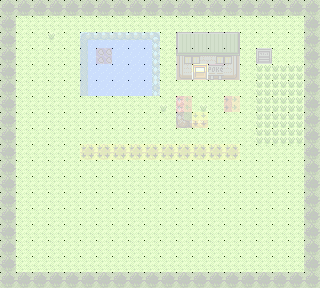

A 2D game scene composited from a Tiled map and its tileset images. What follows is a short description and the map's XML, with each tile layer's data collapsed to a summary:
An orthogonal 40x36 tile map with 8x8 px tiles, 3 tile layers (ground, collision, grid), 3 tilesets and 4 objects.

<map version="1.10" tiledversion="1.11.2" orientation="orthogonal" renderorder="right-down" width="40" height="36" tilewidth="8" tileheight="8" infinite="0" nextlayerid="7" nextobjectid="6">
 <editorsettings>
  <export target="inside.lua" format="lua" />
 </editorsettings>
 <tileset firstgid="1" name="world" tilewidth="8" tileheight="8" tilecount="288" columns="48">
  <image source="sprites/Tileset1 (Day).png" width="384" height="48" />
 </tileset>
 <tileset firstgid="289" source="collision.tsx" />
 <tileset firstgid="297" source="grid.tsx" />
 <layer id="1" name="ground" width="40" height="36">
  <data>[1440 cells, 1440 non-empty, 64 distinct tile ids]</data>
 </layer>
 <objectgroup id="4" name="encounters">
  <object id="3" x="83.875" y="35.875" width="70.875" height="58">
   <properties>
    <property name="grass" type="bool" value="true" />
    <property name="maxlevel" value="4" />
    <property name="minlevel" value="2" />
    <property name="species" value="7" />
   </properties>
  </object>
  <object id="4" x="258.063" y="66.5" width="44.125" height="76">
   <properties>
    <property name="grass" type="bool" value="true" />
    <property name="maxlevel" value="4,8,12" />
    <property name="minlevel" value="2,6,10" />
    <property name="species" value="1,4,25" />
   </properties>
  </object>
 </objectgroup>
 <layer id="2" name="collision" width="40" height="36" opacity="0.47">
  <data>[1440 cells, 472 non-empty, 5 distinct tile ids]</data>
 </layer>
 <objectgroup id="5" name="interactable">
  <object id="5" x="256.25" y="48.875" width="15.125" height="14.25">
   <properties>
    <property name="action" value="trainer" />
    <property name="id" value="youngster_1" />
   </properties>
  </object>
 </objectgroup>
 <layer id="6" name="grid" width="40" height="36" opacity="0.74">
  <data>[1440 cells, 1440 non-empty, 4 distinct tile ids]</data>
 </layer>
 <objectgroup id="3" name="warps">
  <object id="1" x="189.75" y="63.75" width="19.875" height="14.625">
   <properties>
    <property name="target_dir" value="up" />
    <property name="target_map" value="tiled/inside.tmx" />
    <property name="target_x" type="int" value="9" />
    <property name="target_y" type="int" value="25" />
   </properties>
  </object>
 </objectgroup>
</map>